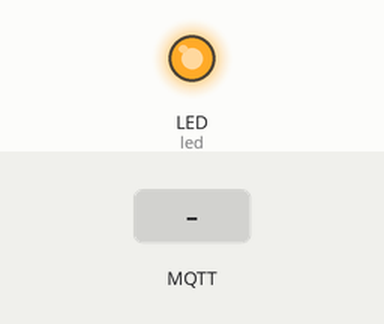
Simulated run of this program. Board: CircuitPython board. On the bench: output pins drawn as LEDs (lit = HIGH). The test bench sets the inputs (shaded band). The clock reads 2024-03-15 10:24:30 at power-on unless the program sets it; no MQTT or app messages arrive unless stated; what the program prints to the serial console is not drawn.

Above: at 2.9 s.
3.0 s: MQTT message "0" arrives on the first subscribed topic
At 3.9 s:
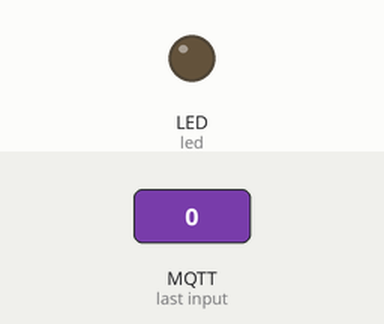
6.7 s: MQTT message "1" arrives on the first subscribed topic
At 8.2 s:
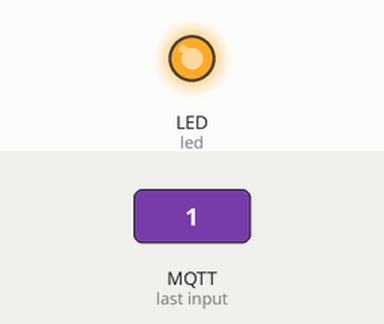
Timing chart, 0 to 9.7 s (numbered marks = the images above; inputs shaded):
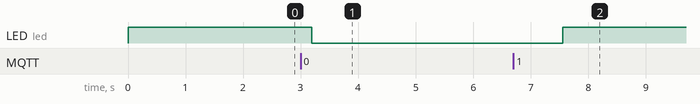

The program:

code.py
```python
#SH_T# code.py
print("minimal mqtt publish and subscribe loop ( remote operation )")

import gc
print(f"+ import gc {gc.mem_free()}")
import os
WIFI_SSID = os.getenv('WIFI_SSID')
WIFI_PASSWORD = os.getenv('WIFI_PASSWORD')

TZ_OFFSET = os.getenv('TZ_OFFSET')
useNTP = bool(os.getenv('useNTP'))

CLIENT_ID = os.getenv('CLIENT_ID')
use_REMOTE_broker = bool(os.getenv('use_REMOTE_broker'))
REMOTE_TLS = bool(os.getenv('REMOTE_TLS'))

if use_REMOTE_broker :
    MQTT_broker = os.getenv('REMOTE_broker') # ___ HIVE
    MQTT_port = os.getenv('REMOTE_port') # __ 8883
    MQTT_user = os.getenv('REMOTE_user') # _______
    MQTT_pass = os.getenv('REMOTE_pass') # _______
else :
    MQTT_broker = os.getenv('MQTT_broker') # ___ RPI IP
    MQTT_port = os.getenv('MQTT_port') # __ 1883
    MQTT_user = os.getenv('MQTT_user') # _______ u213
    MQTT_pass = os.getenv('MQTT_pass') # _______ p213

MQTT_mtopic = os.getenv('MQTT_mtopic')
mqtt_topic = MQTT_mtopic
mqtt_hello= f"{os.uname().machine} with CP{os.uname().version} "

import board
import digitalio
led = digitalio.DigitalInOut(board.LED)
led.direction = digitalio.Direction.OUTPUT
led.value = True  # ________________ after boot LED ON helps to see its working.. can be operated remotely by MQTT
print("___+++ board LED ON")

import time
import socketpool
import wifi
import rtc
import adafruit_ntp
import ssl
import adafruit_minimqtt.adafruit_minimqtt as MQTT
print(f"+ import ... minimqtt {gc.mem_free()}")

# Define callback methods which are called when events occur
# pylint: disable=unused-argument, redefined-outer-name
def connect(mqtt_client, userdata, flags, rc):
    # This function will be called when the mqtt_client is connected
    # successfully to the broker.
    print("\nmqtt Connected to MQTT Broker!")
    print("Flags: {0} RC: {1}".format(flags, rc))


def disconnect(mqtt_client, userdata, rc):
    # This method is called when the mqtt_client disconnects
    # from the broker.
    print("\nmqtt Disconnected from MQTT Broker!")


def subscribe(mqtt_client, userdata, topic, granted_qos):
    # This method is called when the mqtt_client subscribes to a new feed.
    print("\nmqtt Subscribed to {0} with QOS level {1}".format(topic, granted_qos))


def unsubscribe(mqtt_client, userdata, topic, pid):
    # This method is called when the mqtt_client unsubscribes from a feed.
    print("\nmqtt Unsubscribed from {0} with PID {1}".format(topic, pid))


def publish(mqtt_client, userdata, topic, pid):
    # This method is called when the mqtt_client publishes data to a feed.
    print("\nmqtt Published to {0} with PID {1}".format(topic, pid))

LEDsp=True

def message(client, topic, message):
    global LEDsp
    print("\nmqtt New message on topic {0}: {1}".format(topic, message))
    if topic =="PICOW/set": # _____________________________________ MQTT REMOTE BLINKY
        if message == "1" :
            LEDsp = True
        if message == "0" :
            LEDsp = False
        led.value = LEDsp
        print(f"___+++ board LED {LEDsp}")

# _______________________________________________ router login
wifi.radio.connect(WIFI_SSID, WIFI_PASSWORD)
print("___ Connected to {:s}".format( WIFI_SSID) )
pool = socketpool.SocketPool(wifi.radio)

if ( useNTP ) :
    try:
        print("___ get NTP to RTC")
        ntp = adafruit_ntp.NTP(pool, tz_offset=TZ_OFFSET)
        rtc.RTC().datetime = ntp.datetime # NOTE: This changes the boards system time
    except:
        print("failed")

print("___ MQTT broker: "+MQTT_broker)
print("___ mqtt_topic: "+mqtt_topic)
if ( REMOTE_TLS and use_REMOTE_broker ) :
    print("___ mqtt REMOTE and TLS")
    mqtt_client = MQTT.MQTT(
        broker=MQTT_broker,
        port=MQTT_port,
        username=MQTT_user,
        password=MQTT_pass,
        socket_pool=pool,
        ssl_context=ssl.create_default_context(),
        client_id=CLIENT_ID,
        )

else :
    print("___ mqtt LOCAL NO TLS")
    mqtt_client = MQTT.MQTT(
        broker=MQTT_broker,
        port=MQTT_port,
        username=MQTT_user,
        password=MQTT_pass,
        socket_pool=pool,
        ssl_context=False, #ssl_context=ssl.create_default_context(),
        client_id=CLIENT_ID,
        )

# Connect callback handlers to mqtt_client
mqtt_client.on_connect = connect
mqtt_client.on_disconnect = disconnect
mqtt_client.on_subscribe = subscribe
mqtt_client.on_unsubscribe = unsubscribe
mqtt_client.on_publish = publish
mqtt_client.on_message = message

MQTTok = False
MQTT_count = 0

try:
    mqtt_client.connect()
    MQTTok = True # _______________________________ used later for publish
except Exception as e:
    print("Error: MQTT connect\n", str(e))
    MQTTok = False

try:
    print("___ Publishing to %s" % MQTT_mtopic)
    mqtt_client.publish(MQTT_mtopic,mqtt_hello )
    MQTTok = True # _______________________________ used later for publish
    MQTT_count += 1
except Exception as e:
    print("Error: MQTT publish hello\n", str(e))
    #MQTTok = False

try:  # setup subscribe
    mqtt_topic_tune = mqtt_topic + "/set"
    print("___ Subscribing to %s tuning" % mqtt_topic_tune)
    mqtt_client.subscribe(mqtt_topic_tune)
except Exception as e:
    print("Error: MQTT subscribe tuning\n", str(e))
    #MQTTok = False


# _______________________________________________ setup MAIN SEQUENCE
def time_now(): # ______________________________________ use time and NOT datetime
    global nowsec, nowmin
    now = time.localtime()
    nows = f"{now.tm_year}-{now.tm_mon:02}-{now.tm_mday:02} {now.tm_hour:02}:{now.tm_min:02}:{now.tm_sec:02}"
    nowsec = now.tm_sec # ______________________________ look for change and have a 1 sec tick
    nowmin = now.tm_min # ______________________________ look for change and have a 1 min tick
    return nows

nowsec=0
nowseclast=0

loopc = 0
loopdc = 500 # let pass loopdc loops and only then check for time.localtime()

def JOBt() :
    global nows, loopc
    loopc += 1
    if ( loopc > loopdc ) :
        loopc = 0
        nows = time_now() # not check time every loop because 1Mloop will be 20min

def JOB1sec() :
    global nowseclast
    if nowsec != nowseclast :
        nowseclast = nowsec
        print(".",end="")
        #ts=time.monotonic()
        #ts=time.monotonic()
        #mqtt_client.loop() # every second check if remote command comes in
        mqtt_client.loop(timeout=0.01)
        #print(f"___ mqtt_client loop {(time.monotonic()-ts)} sec")

nowmin=0
nowminlast=0

def JOB1min() :
    global MQTT_count, nowminlast
    if nowmin != nowminlast :
        nowminlast = nowmin
        print(f"\n1min: {nows}")
        mqtts = f"{{ \"count\" : {MQTT_count},\"datetimes\" : \"{nows}\", \"LED\" : \"{LEDsp}\" }}"
        mqtt_client.publish(MQTT_mtopic,mqtts )
        MQTT_count += 1


loop1M=0
loop1Msec=time.monotonic()

def JOB1M() :
    global loop1M,loop1Msec
    loop1M += 1
    if loop1M >= 1000000 :
        loop1M = 0
        loop1Msecnow = time.monotonic()
        dt = loop1Msecnow-loop1Msec
        loop1Msec = loop1Msecnow # remember
        print(f"\n1Mloop needed {dt:,.1f} sec")
        #mqtts = f"{nows} 1Mloop {dt:,.1f} sec"
        #mqtt_client.publish(MQTT_mtopic,mqtts ) # diagnostic only

print(mqtt_hello)
gc.collect
print(f"+ MAIN {gc.mem_free()}")
# _________________________________________________________ MAIN
while True:
    JOBt() # ______________________________________________ nows = time_now() and set sec and min ticks
    JOB1sec() # ___________________________________________ mqtt_client.loop()
    JOB1min() # ___________________________________________ mqtt publish
    JOB1M() # _____________________________________________ job loop performance

# JOB1M : 14.8 sec
# JOB1M + JOB1min : 26.5 sec
# JOB1M + JOB1min + JOB1sec : 38.1 sec
# JOB1M + JOB1min + JOB1sec + JOBt : 56.2 sec
# and enable in JOB1sec mqtt_client.loop(timeout=0.01) : 1524.1 sec
# TLS REMOTE broker hangs at connect


'''
 nuke flash
 Adafruit CircuitPython 8.1.0-alpha.2-14-gc2c7b9345 on 2023-02-22; Raspberry Pi Pico W with rp2040
+ import gc 150560
+ MAIN 123392
.___ mqtt_client loop 0.0129395 sec
.___ mqtt_client loop 0.013916 sec
.___ mqtt_client loop 0.0129395 sec
## print off

# JOB1M + JOB1min + JOB1sec + JOBt : 56.2 sec
# and enable in JOB1sec mqtt_client.loop(timeout=0.01) : 59.1 sec

# TLS REMOTE broker hangs at connect
'''

'''
disable mqtt lib

copy adafruit_minimqtt from  21.12.2022

TLS REMOTE broker works!!!
RPI:
pi@rpi:~/projects $ mqttsubR
PICOW Raspberry Pi Pico W with rp2040 with CP8.1.0-alpha.2-14-gc2c7b9345 on 2023-02-22
PICOW { "count" : 1,"datetimes" : "2023-12-22 22:21:31", "LED" : "True" }

'''
```

Measured:
- after the input at 3.0 s, LED (led): HIGH → LOW after 0.20 s
- after the input at 6.7 s, LED (led): LOW → HIGH after 0.86 s
